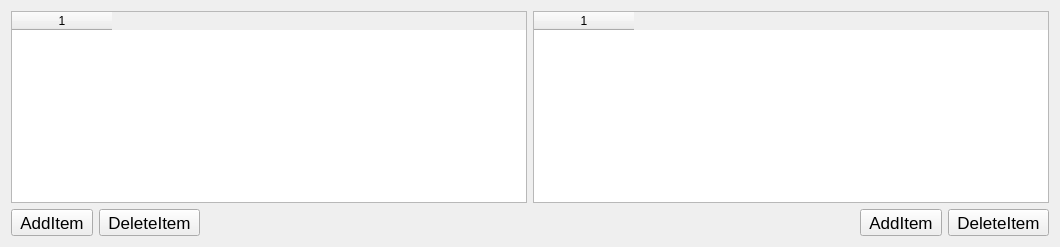
          <widget class="QWidget" name="tabNVRAM3">
           <attribute name="title">
            <string>LegacySchema</string>
           </attribute>
           <layout class="QGridLayout" name="gridLayout_19">
            <item row="0" column="0" colspan="3">
             <widget class="QTableWidget" name="table_nv_ls0">
              <property name="columnCount">
               <number>1</number>
              </property>
              <column/>
             </widget>
            </item>
            <item row="0" column="3" colspan="3">
             <widget class="QTableWidget" name="table_nv_ls">
              <property name="columnCount">
               <number>1</number>
              </property>
              <column/>
             </widget>
            </item>
            <item row="1" column="0">
             <widget class="QToolButton" name="btnNVRAMLS_Add0">
              <property name="font">
               <font>
                <pointsize>13</pointsize>
               </font>
              </property>
              <property name="text">
               <string>AddItem</string>
              </property>
              <property name="icon">
               <iconset resource="qtocc.qrc">
                <normaloff>:/icon/add.png</normaloff>:/icon/add.png</iconset>
              </property>
              <property name="iconSize">
               <size>
                <width>20</width>
                <height>20</height>
               </size>
              </property>
             </widget>
            </item>
            <item row="1" column="1">
             <widget class="QToolButton" name="btnNVRAMLS_Del0">
              <property name="font">
               <font>
                <pointsize>13</pointsize>
               </font>
              </property>
              <property name="text">
               <string>DeleteItem</string>
              </property>
              <property name="icon">
               <iconset resource="qtocc.qrc">
                <normaloff>:/icon/del.png</normaloff>:/icon/del.png</iconset>
              </property>
              <property name="iconSize">
               <size>
                <width>20</width>
                <height>20</height>
               </size>
              </property>
              <property name="shortcut">
               <string>Del</string>
              </property>
             </widget>
            </item>
            <item row="1" column="2" colspan="2">
             <spacer name="horizontalSpacer_15">
              <property name="orientation">
               <enum>Qt::Horizontal</enum>
              </property>
              <property name="sizeHint" stdset="0">
               <size>
                <width>648</width>
                <height>20</height>
               </size>
              </property>
             </spacer>
            </item>
            <item row="1" column="4">
             <widget class="QToolButton" name="btnNVRAMLS_Add">
              <property name="font">
               <font>
                <pointsize>13</pointsize>
               </font>
              </property>
              <property name="text">
               <string>AddItem</string>
              </property>
              <property name="icon">
               <iconset resource="qtocc.qrc">
                <normaloff>:/icon/add.png</normaloff>:/icon/add.png</iconset>
              </property>
              <property name="iconSize">
               <size>
                <width>20</width>
                <height>20</height>
               </size>
              </property>
             </widget>
            </item>
            <item row="1" column="5">
             <widget class="QToolButton" name="btnNVRAMLS_Del">
              <property name="font">
               <font>
                <pointsize>13</pointsize>
               </font>
              </property>
              <property name="text">
               <string>DeleteItem</string>
              </property>
              <property name="icon">
               <iconset resource="qtocc.qrc">
                <normaloff>:/icon/del.png</normaloff>:/icon/del.png</iconset>
              </property>
              <property name="iconSize">
               <size>
                <width>20</width>
                <height>20</height>
               </size>
              </property>
              <property name="shortcut">
               <string>Ctrl+Del</string>
              </property>
             </widget>
            </item>
           </layout>
          </widget>
